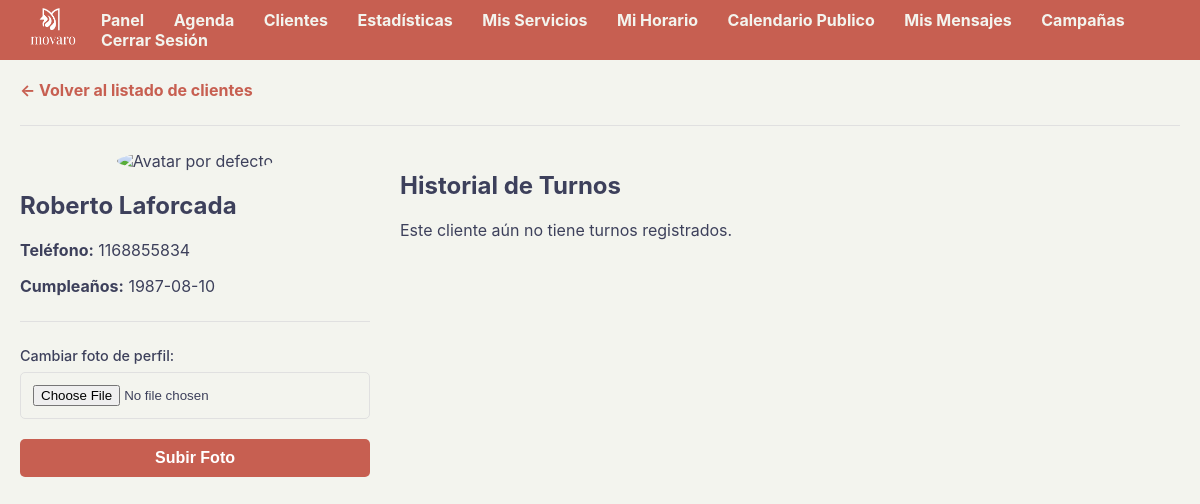
The page /cliente/1 (signed in) on the database its author committed.
### tables this page shows
CREATE TABLE clientes (
            id INTEGER PRIMARY KEY AUTOINCREMENT, usuario_id INTEGER NOT NULL,
            nombre TEXT NOT NULL, apellido TEXT NOT NULL,
            telefono TEXT, cumpleanos TEXT, avatar_path TEXT,
            premios_recibidos INTEGER NOT NULL DEFAULT 0,
            FOREIGN KEY (usuario_id) REFERENCES usuarios (id)
        );

### app.py (the view)
@app.route('/cliente/<int:cliente_id>')
def ver_cliente_detalle(cliente_id):
    if 'usuario_id' not in session: return redirect('/login')
    usuario_id_actual = session['usuario_id']
    conn = sqlite3.connect(DATABASE)
    conn.row_factory = sqlite3.Row
    cursor = conn.cursor()
    cursor.execute("SELECT * FROM clientes WHERE id = ? AND usuario_id = ?", (cliente_id, usuario_id_actual))
    cliente = cursor.fetchone()
    if cliente:
        cursor.execute("SELECT * FROM turnos WHERE cliente_id = ? AND usuario_id = ? ORDER BY fecha DESC, hora DESC", (cliente_id, usuario_id_actual))
        turnos_del_cliente = cursor.fetchall()
        conn.close()
        return render_template('detalle_cliente.html', clienta=cliente, turnos=turnos_del_cliente)
    conn.close()
    return redirect('/clientes')

### templates/detalle_cliente.html (shortened to what this page needs)
{% extends "base.html" %}
{% block content %}
    <a href="/clientes">← Volver al listado de clientes</a>
    <hr>
    <div class="layout-container">
        <div class="layout-col-lateral">
            <div class="card">
                <div class="detalle-cliente-header">
                    {% if clienta.avatar_path %}
                        <img src="{{ url_for('static', filename='uploads/' + clienta.avatar_path) }}" alt="Avatar" class="avatar-img">
                    {% else %}
                        <img src="{{ url_for('static', filename='placeholder.png') }}" alt="Avatar por defecto" class="avatar-img">
                    {% endif %}
                </div>
                <h2>{{ clienta.nombre }} {{ clienta.apellido }}</h2>
                <p><strong>Teléfono:</strong> {{ clienta.telefono or 'No especificado' }}</p>
                <p><strong>Cumpleaños:</strong> {{ clienta.cumpleanos or 'No especificado' }}</p>
                <hr>
                <form action="/subir_avatar" method="post" enctype="multipart/form-data">
                    <div class="form-group">
                        <label for="avatar">Cambiar foto de perfil:</label>
                        <input type="file" id="avatar" name="avatar" accept="image/*" capture="environment" required>
                    </div>
                    <button type="submit" style="width:100%;">Subir Foto</button>
                </form>
            </div>
        </div>
        <div class="layout-col-principal">
            <h2>Historial de Turnos</h2>
            {% if turnos %}
                {% for turno in turnos %}
                    <div class="card turno-card">
                        <h4>Turno del {{ turno.fecha }} a las {{ turno.hora }}</h4>
                        <p><strong>Servicio:</strong> {{ turno.servicio_nombre }}</p>
                        <div class="turno-media-container">
                            {% if turno.foto_path %}
                                <div class="turno-foto-container">
                                    <p><strong>Foto del trabajo:</strong></p>
                                    <img src="{{ url_for('static', filename='uploads/' + turno.foto_path) }}" alt="Foto del trabajo" class="turno-foto">
                                </div>
                            {% endif %}
                            <div class="turno-form-container">
                                <form action="/subir_foto" method="post" enctype="multipart/form-data">
                                    <div class="form-group">
                                        <label for="foto-{{ turno.id }}">
                                            {% if turno.foto_path %}Cambiar foto{% else %}Subir foto{% endif %} del trabajo:
                                        </label>
                                        <input type="hidden" name="turno_id" value="{{ turno.id }}">
                                        <input type="hidden" name="cliente_id" value="{{ clienta.id }}">
                                        <input type="file" id="foto-{{ turno.id }}" name="foto" accept="image/*" capture="environment" required>
                                    </div>
                                    <button type="submit">Guardar</button>
                                </form>
                            </div>
                        </div>
                    </div>
                {% endfor %}
            {% else %}
                <div class="card">
                    <p>Este cliente aún no tiene turnos registrados.</p>
                </div>
            {% endif %}
        </div>
    </div>
{% endblock %}

### static/style.css (style rules this page uses)
:root { --color-primario: #C75F51; --color-secundario: #27626A; --color-texto: #3d405b; --color-fondo: #F3F4EE; --color-blanco: #FFFFFF; --color-borde-suave: #e0e0e0; --color-rojo-peligro: #dc3545; }
body { font-family: -apple-system, BlinkMacSystemFont, "Segoe UI", Roboto, Helvetica, Arial, sans-serif; margin: 0; background-color: var(--color-fondo); color: var(--color-texto); }
a { color: var(--color-primario); text-decoration: none; font-weight: bold; }
button, .boton-accion { background-color: var(--color-primario); color: var(--color-blanco); padding: 10px 15px; border: none; border-radius: 5px; cursor: pointer; font-size: 1em; font-weight: bold; }
hr { border: none; border-top: 1px solid var(--color-borde-suave); margin: 25px 0; }
img { max-width: 100%; height: auto; }
.layout-container { display: flex; flex-direction: row; gap: 30px; }
.layout-col-principal { flex: 1; min-width: 0; }
.layout-col-lateral { width: 350px; flex-shrink: 0; }
.detalle-cliente-header { text-align: center; margin-bottom: 20px; }
.avatar-img { width: 120px; height: 120px; border-radius: 50%; object-fit: cover; border: 3px solid var(--color-borde); box-shadow: var(--sombra-suave); }
.form-group { margin-bottom: 20px; }
.form-group label { display: block; margin-bottom: 8px; font-weight: 500; font-size: 0.9em; }
.form-group input, .form-group select { width: 100%; padding: 12px; border: 1px solid var(--color-borde-suave); border-radius: 5px; box-sizing: border-box; }

### rows shown on the page
clientes: nombre "Roberto", apellido "Laforcada", telefono "1168855834", cumpleanos "1987-08-10"
